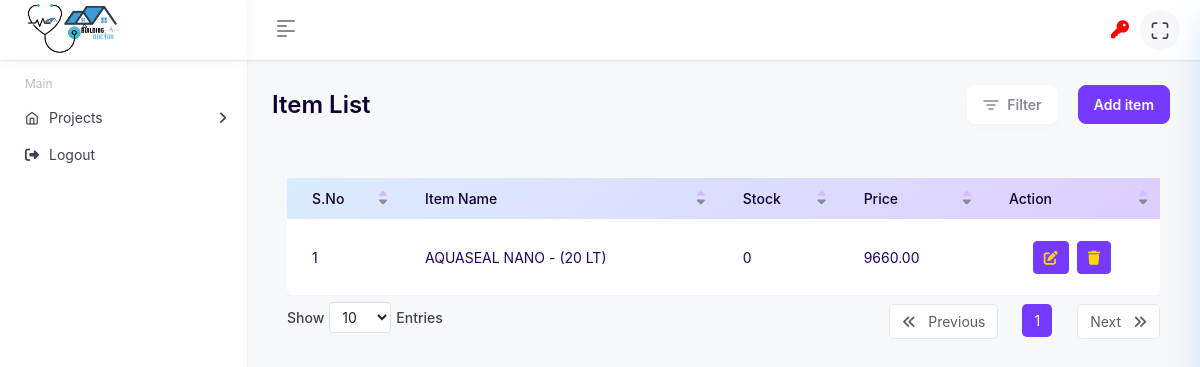
Screenshot of /itemlist.php?name=AQUASEAL NANO - (20 LT) (signed in) with the database file from the repository.
### tables this page shows
CREATE TABLE `add_item` (
  `id` int(11) NOT NULL,
  `item_name` varchar(225) NOT NULL,
  `price` decimal(10,2) NOT NULL,
  `stock` varchar(255) NOT NULL
);

### itemlist.php (the view, shortened to what this page needs)
<!DOCTYPE html>
<html lang="en" data-layout="vertical" data-topbar="light" data-sidebar="light" data-sidebar-size="lg"
    data-sidebar-image="none">
<head>
    <link rel="stylesheet" href="https://cdn.jsdelivr.net/npm/bootstrap@5.3.0-alpha1/dist/css/bootstrap.min.css">
    <link rel="stylesheet" href="assets/css/bootstrap.min.css">
    <link rel="stylesheet" href="assets/plugins/fontawesome/css/fontawesome.min.css">
    <link rel="stylesheet" href="https://cdnjs.cloudflare.com/ajax/libs/font-awesome/6.0.0-beta3/css/all.min.css">
    <link rel="stylesheet" href="assets/plugins/fontawesome/css/all.min.css">
    <link rel="stylesheet" href="assets/plugins/feather/feather.css">
    <link rel="stylesheet" href="assets/css/bootstrap-datetimepicker.min.css">
    <link rel="stylesheet" href="assets/plugins/datatables/datatables.min.css">
    <link rel="stylesheet" href="assets/css/style.css">
</head>
<body>
    <div class="main-wrapper">
        <div class="header header-one">
            <div class="main-logo d-inline float-start d-lg-flex align-items-center d-none d-sm-none d-md-none">
                <div class="logo-color">
                    <a href="add-quotations.php">
                        <img src="assets/img/bd-logo.png" class="img-fluid logo-blue" alt="Logo" width="100px">
                    </a>
                </div>
            </div>
            <a href="javascript:void(0);" id="toggle_btn">
                <span class="toggle-bars">
                    <span class="bar-icons"></span>
                    <span class="bar-icons"></span>
                    <span class="bar-icons"></span>
                    <span class="bar-icons"></span>
                </span>
            </a>
            <ul class="nav nav-tabs user-menu">
                <li>
                    <button class="btn btn-blue" data-bs-toggle="modal" data-bs-target="#changePasswordModal"
                        style="display: flex; align-items: center; justify-content: center; padding: 10px;">
                        <i class="fas fa-key" style="font-size: 18px; color: red;"></i></button>
                </li>
                <li class="nav-item has-arrow dropdown-heads">
                    <a href="javascript:void(0);" class="win-maximize">
                        <i class="fe fe-maximize"></i>
                    </a>
                </li>
            </ul>
        </div>
        <div class="sidebar" id="sidebar">
            <div class="sidebar-inner slimscroll">
                <div id="sidebar-menu" class="sidebar-menu">
                    <ul class="sidebar-vertical">
                        <li class="menu-title"><span>Main</span></li>
                        <ul class="sidebar-vertical">
                            <li class="submenu">
                                <a href="#"><i class="fe fe-home"></i> <span>Projects</span> <span
                                        class="menu-arrow"></span></a>
                            </li>
                            <li>
                                <a href="logout.php"><i class="fas fa-sign-out-alt"></i> <span>Logout</span></a>
                            </li>
                        </ul>
                </div>
            </div>
        </div>
        <?php
            include('db.php');
            $filter_name = isset($_GET['name']) ? $con->real_escape_string($_GET['name']) : '';
            $sql = "SELECT * FROM add_item WHERE item_name LIKE '%$filter_name%'";
            $result = $con->query($sql);
        ?>
    </div>
    <div class="page-wrapper">
        <div class="content container-fluid">
            <div class="page-header">
                <div class="content-page-header">
                    <h5>Item List</h5>
                    <div class="list-btn">
                        <ul class="filter-list">
                            <li>
                                <a class="btn btn-filters w-auto popup-toggle" data-bs-toggle="tooltip"
                                    data-bs-placement="bottom" title="Filter">
                                    <span class="me-2"><img src="assets/img/icons/filter-icon.svg"
                                            alt="filter"></span>Filter
                                </a>
                            </li>
                            <li>
                                <a class="btn btn-primary w-auto" data-bs-toggle="modal"
                                    data-bs-target="#quotationModal">Add item</a>
                            </li>
                        </ul>
                    </div>
                </div>
            </div>
            <div class="container mt-5">
                <div class="row">
                    <div class="col-sm-12">
                        <div class="card-table">
                            <div class="card-body">
                                <div class="table-responsive">
                                    <table class="table table-center table-hover datatable" id="salesTable">
                                        <thead class="thead-light">
                                            <tr>
                                                <th>S.No</th>
                                                <th>Item Name</th>
                                                <th>Stock</th>
                                                <th>Price</th>
                                                <th>Action</th>
                                            </tr>
                                        </thead>
                                        <tbody>
                                            <?php
                                                        if ($result->num_rows > 0) {
                                                            $sno = 1;
                                                            while ($row = $result->fetch_assoc()) {
                                                                $item_id = $row['id'];
                                                                $item_name = $row['item_name'];
                                                                $stock = $row['stock'];
                                                                $price = $row['price'];
                                                                $stock_color = $stock < 0 ? 'style="color: red;"' : '';
                                                                echo "<tr>";
                                                                echo "<td>" . htmlspecialchars($sno) . "</td>";
                                                                echo "<td>" . htmlspecialchars($item_name) . "</td>";
                                                                echo "<td $stock_color>" . htmlspecialchars($stock) . "</td>";
                                                                echo "<td>" . htmlspecialchars($price) . "</td>";
                                                                echo "<td>
                                                                        <div class='d-flex justify-content-center'>
                                                                            <a href='javascript:void(0);' class='btn btn-primary btn-sm me-2' data-bs-toggle='modal' data-bs-target='#updateModal'
                                                                                data-id='" . urlencode($item_id) . "'
                                                                                data-name='" . htmlspecialchars($item_name) . "'
                                                                                data-stock='" . htmlspecialchars($stock) . "'
                                                                                data-price='" . htmlspecialchars($price) . "'>
                                                                                <i class='fas fa-edit' style='color:gold;'></i>
                                                                            </a>
                                                                            <a href='javascript:void(0);' class='btn btn-primary btn-sm' onclick='confirmDelete(" . json_encode($item_id) . ")'>
                                                                                <i class='fas fa-trash' style='color:gold;'></i>
                                                                            </a>
                                                                        </div>
                                                                    </td>";
                                                                echo "</tr>";
                                                                $sno++;
                                                            }
                                                        } else {
                                                            echo "<tr><td colspan='5' class='text-center'>No items found.</td></tr>";
                                                        }
                                                     ?>
                                        </tbody>
                                    </table>
                                </div>
                            </div>
                        </div>
                    </div>
                </div>
            </div>
        </div>
    </div>
</body>
</html>

### rows the page displays
add_item: item_name "AQUASEAL NANO - (20 LT)", stock "0", price "9660.00"
